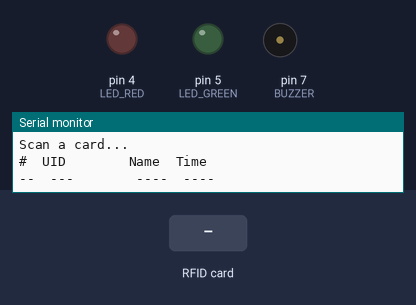
This sketch was run on a simulated Arduino Uno, built with avr-gcc and run on an emulated ATmega328P. On the bench: output pins drawn as LEDs (lit = HIGH), buzzer (waves = sounding), the last lines printed to the serial monitor. The test bench sets the inputs (shaded band). Pins used as bus, display or sensor lines are not drawn.

Above: at 1.8 s.
1.9 s: RFID card 01 02 03 04 held to the reader
At 2.42 s:
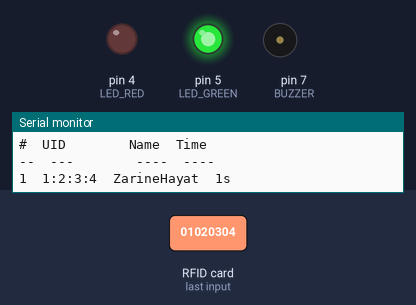
3.7 s: RFID card 5E 7A 19 C4 held to the reader
At 4.5 s:
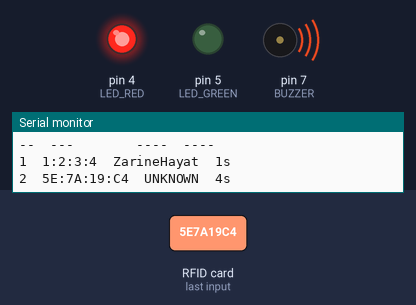
6.1 s: RFID card AA BB CC DD held to the reader
At 6.54 s:
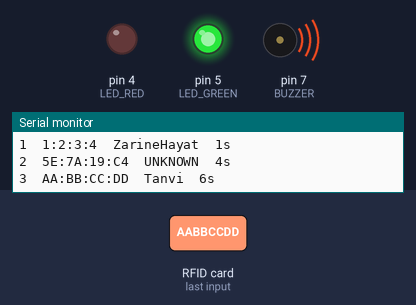
Timing chart, 0 to 9.1 s (numbered marks = the images above; inputs shaded):
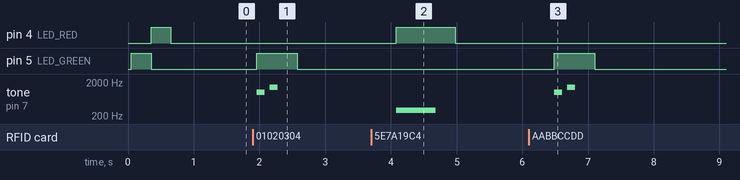

The sketch:

sketch.ino
```cpp
#include <SPI.h>
#include <MFRC522v2.h>
#include <MFRC522DriverSPI.h>
#include <MFRC522DriverPinSimple.h>

#define BUZZER    7
#define LED_GREEN 5
#define LED_RED   4

MFRC522DriverPinSimple ss_pin(10);
MFRC522DriverSPI driver{ss_pin};
MFRC522 rfid{driver};

//known cards
const byte UID1[4] = {0x01, 0x02, 0x03, 0x04}; // Blue Card  → Zarine Hayat
const byte UID2[4] = {0xAA, 0xBB, 0xCC, 0xDD}; // Red Card   → Tanvi
const byte UID3[4] = {0x11, 0x22, 0x33, 0x44}; // Green Card → Plakshi
const char* NAME1  = "ZarineHayat";
const char* NAME2  = "Tanvi";
const char* NAME3  = "Plakshi";

// log
#define MAX_LOG 50
byte  logUID[MAX_LOG][4];
char  logName[MAX_LOG][12];
long  logTime[MAX_LOG];
int   logCount = 0;

bool uidEqual(byte* a, const byte* b) {
  return (a[0]==b[0] && a[1]==b[1] && a[2]==b[2] && a[3]==b[3]);
}

void greenBeep() {
  digitalWrite(LED_GREEN, HIGH);
  digitalWrite(LED_RED,   LOW);
  tone(BUZZER, 1000); delay(120); noTone(BUZZER);
  delay(80);
  tone(BUZZER, 1400); delay(120); noTone(BUZZER);
  delay(300);
  digitalWrite(LED_GREEN, LOW);
}

void redBeep() {
  digitalWrite(LED_GREEN, LOW);
  digitalWrite(LED_RED,   HIGH);
  tone(BUZZER, 300); delay(600); noTone(BUZZER);
  delay(300);
  digitalWrite(LED_RED, LOW);
}

void printRow(int i) {
  Serial.print(i + 1);
  Serial.print("\t");
  Serial.print(logUID[i][0], HEX); Serial.print(":");
  Serial.print(logUID[i][1], HEX); Serial.print(":");
  Serial.print(logUID[i][2], HEX); Serial.print(":");
  Serial.print(logUID[i][3], HEX);
  Serial.print("\t");
  Serial.print(logName[i]);
  Serial.print("\t");
  Serial.print(logTime[i]);
  Serial.println("s");
}

void setup() {
  Serial.begin(9600);
  SPI.begin();
  rfid.PCD_Init();

  pinMode(LED_GREEN, OUTPUT);
  pinMode(LED_RED,   OUTPUT);
  pinMode(BUZZER,    OUTPUT);

  digitalWrite(LED_GREEN, LOW);
  digitalWrite(LED_RED,   LOW);

  // startup LED test
  digitalWrite(LED_GREEN, HIGH); delay(300); digitalWrite(LED_GREEN, LOW);
  digitalWrite(LED_RED,   HIGH); delay(300); digitalWrite(LED_RED,   LOW);

  Serial.println("=== RFID Attendance Logger ===");
  Serial.println("Scan a card...");
  Serial.println();
  Serial.println("#\tUID\t\t\t\tName\tTime");
  Serial.println("--\t---\t\t\t\t----\t----");
}

void loop() {
  if (!rfid.PICC_IsNewCardPresent()) { delay(50); return; }
  if (!rfid.PICC_ReadCardSerial())   { delay(50); return; }

  byte* uid = rfid.uid.uidByte;
  long  now = millis() / 1000;

  const char* name = "UNKNOWN";
  bool authorized  = false;

  if      (uidEqual(uid, UID1)) { name = NAME1; authorized = true; }
  else if (uidEqual(uid, UID2)) { name = NAME2; authorized = true; }
  else if (uidEqual(uid, UID3)) { name = NAME3; authorized = true; }

  if (logCount < MAX_LOG) {
    logUID[logCount][0] = uid[0];
    logUID[logCount][1] = uid[1];
    logUID[logCount][2] = uid[2];
    logUID[logCount][3] = uid[3];
    strncpy(logName[logCount], name, 11);
    logName[logCount][11] = '\0';
    logTime[logCount] = now;
    printRow(logCount);
    logCount++;
  }

  if (authorized) greenBeep();
  else            redBeep();

  rfid.PICC_HaltA();
  rfid.PCD_StopCrypto1();
  delay(1500);
}
```

Measured:
- after the input at 1.9 s, pin 5 (LED_GREEN): LOW → HIGH after 0.06 s, → LOW 0.62 s later; tone on pin 7 (BUZZER): silent → 1000 Hz after 0.06 s, → silent 0.12 s later, → 1400 Hz 0.08 s later, → silent 0.12 s later
- after the input at 3.7 s, pin 4 (LED_RED): LOW → HIGH after 0.38 s, → LOW 0.90 s later; tone on pin 7 (BUZZER): silent → 300 Hz after 0.38 s, → silent 0.60 s later
- after the input at 6.1 s, pin 5 (LED_GREEN): LOW → HIGH after 0.39 s, → LOW 0.62 s later; tone on pin 7 (BUZZER): silent → 1000 Hz after 0.39 s, → silent 0.12 s later, → 1400 Hz 0.08 s later, → silent 0.12 s later
